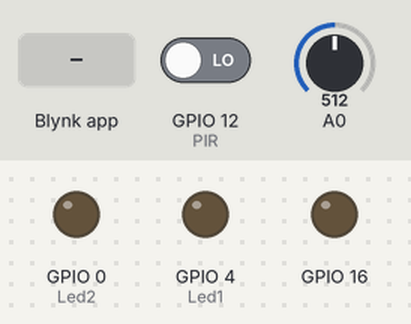
Simulated run of this sketch. Board: ESP8266 (NodeMCU). Parts: output pins drawn as LEDs (lit = HIGH). Inputs (shaded band) come from the test bench; at power-on: GPIO 12 (PIR) LOW, A0 = 512. WiFi joins after 1.5 s; servers stay silent unless stated; what the sketch prints to the serial monitor is not drawn.

Above: at 8.0 s.
8.1 s: GPIO 12 (PIR) driven HIGH
At 8.9 s:
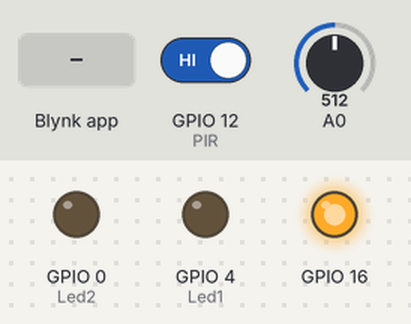
9.6 s: Blynk app writes 1 to V6
At 10.4 s:
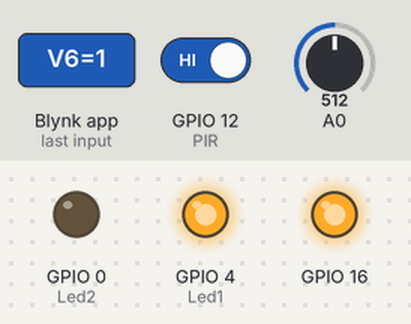
11.6 s: GPIO 12 (PIR) driven LOW
At 12.8 s:
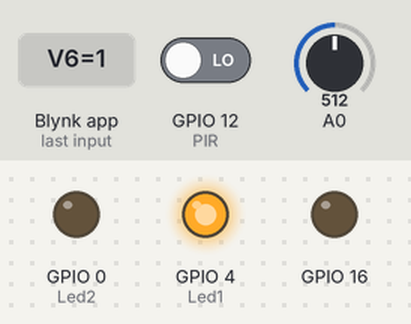
13.1 s: Blynk app writes 1 to V6
At 13.5 s:
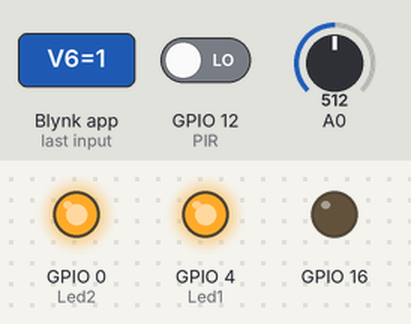
15.1 s: Blynk app writes 0 to V6
At 15.4 s:
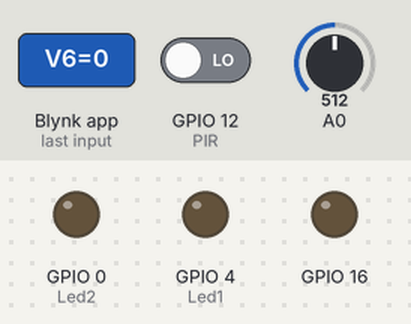
Timing chart, 0 to 17.6 s (numbered marks = the images above; inputs shaded):
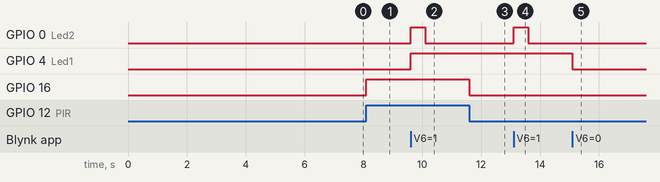

The sketch:

homeauto.ino
```cpp
// (licence header left out)
/* This Program is Written , Compiled and tested by VIVEK GR*/


#define BLYNK_PRINT Serial
#include <ESP8266WiFi.h>
#include <BlynkSimpleEsp8266.h>
#include <SPI.h>


char auth[] = "1e79dd4362354471abcb7b1d5af69680";              // You should get Auth Token in the Blynk App.
WidgetLCD lcd(V3);                                             // LCD is connected to the Virtual Pin no 3
long rssi;
IPAddress ip;
int rawvoltage;
float millivolts;
float celsius;

int PIR=12;
int Led1=4;
int Led2=0;
int sensor_in;
void setup()
{
  Serial.begin(115200);
  Blynk.begin(auth, "EFY-Wlan7", "25012010");                   //  Enter your Wifi Credentials
  lcd.clear();
  pinMode(PIR,INPUT);
  pinMode(16,OUTPUT);
  pinMode(Led1,OUTPUT);
  pinMode(Led2,OUTPUT);
  delay(5000);

}

void loop()
{
  Blynk.run();
  rssi=WiFi.RSSI();                                        // Functions to display RSSI and Ip address
  Serial.print(rssi);
  //lcd.print(0, 0, "WELCOME:)");
   ip = WiFi.localIP();

rawvoltage= analogRead(A0);
millivolts= (rawvoltage/1024.0) * 3000;                   // ADC Voltage conversion to Deg Celsius
celsius= millivolts/10;
//Serial.print(celsius);
//Serial.print(" degrees Celsius, ");
//lcd.print(0, 0, "Temperature");
//lcd.print(0, 1,celsius);

Blynk.virtualWrite(0, celsius);                       // This fn is used to write the celsius value in to the Blynk Tmp Guage , displayed on the Phone
sensor_in=digitalRead(PIR);
if (sensor_in == HIGH)
{
    Serial.print("\n\nHIGH");
    digitalWrite(16,HIGH);
    Blynk.email("espnodemcu@gmail.com", "Subject: Motion Detected", "Suspicious activiy detected!!...");   // This Fn is used to send in the email , if motion is detected
    Serial.print("Email Sent");
}else
{
   Serial.print("\n\nlow");
   digitalWrite(16,LOW);
}
}

 BLYNK_WRITE(V4) //Button Widget is writing to pin V1
{
  int pinData = param.asInt();
  if(pinData==1)
  {
    lcd.clear();
    lcd.print(0 ,0,"Wifi Strength");                  // This fn displays the Wifi strength when a button is pressed from the Blynk App
    lcd.print(0 ,1,rssi);
  }else
  {
    lcd.clear();
  }

}

BLYNK_WRITE(V5) //Button Widget is writing to pin V1
{
  int pinData = param.asInt();
  if(pinData==1)
  {
    lcd.clear();
    lcd.print(0 ,0,"IP ADDRESS:");                 // This fn displays the IP Address when a button is pressed from the Blynk App
    lcd.print(0 ,1,ip);

  }else
  {
    lcd.clear();
  }

}

BLYNK_WRITE(V6) //Button Widget is writing to pin V1
{
  int pinData = param.asInt();
  if(pinData==1)
  {
    digitalWrite(Led1,HIGH);
    digitalWrite(Led2,HIGH);                   // This fn displays the Switches on the Flasher Led's when a button is pressed from the Blynk App
    delay(500);
    digitalWrite(Led2,LOW);
    digitalWrite(Led2,LOW);

  }else
  {
    digitalWrite(Led1,LOW);
    digitalWrite(Led2,LOW);
    delay(500);
    digitalWrite(Led2,LOW);
    digitalWrite(Led2,LOW);
  }

}
```

Measured:
- after the input at 8.1 s, GPIO 16: LOW → HIGH at once
- after the input at 9.6 s, GPIO 0 (Led2): LOW → HIGH at once, → LOW 0.50 s later; GPIO 4 (Led1): LOW → HIGH at once
- after the input at 11.6 s, GPIO 16: HIGH → LOW at once
- after the input at 13.1 s, GPIO 0 (Led2): LOW → HIGH at once, → LOW 0.50 s later
- after the input at 15.1 s, GPIO 4 (Led1): HIGH → LOW at once
